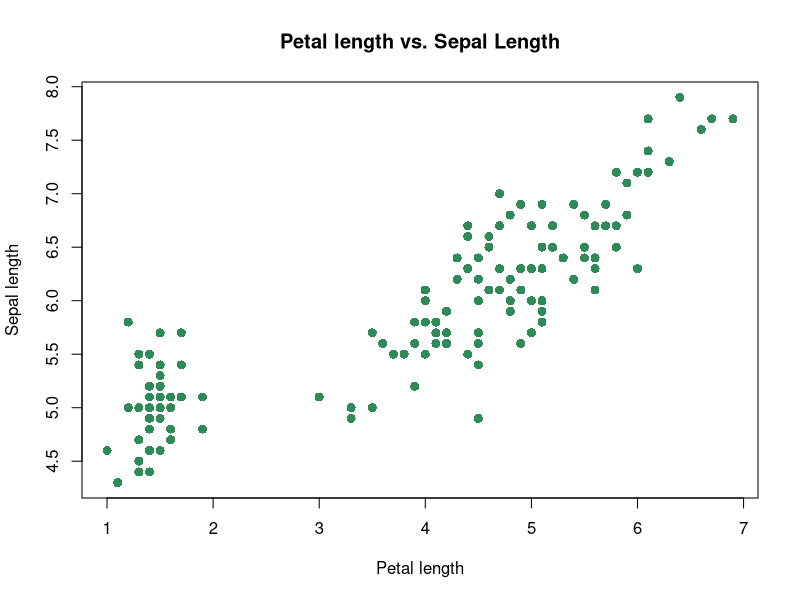

Recreate this plot in R.
## ---- chunk 1
1 +1
## ---- chunk 2
rm(list = ls())  
data(iris)
head(iris)
summary(iris)


## ---- chunk 3
plot(iris$Petal.Length, iris$Sepal.Length,
     main = "Petal length vs. Sepal Length",
     xlab = "Petal length",
     ylab = "Sepal length",
     pch = 16,
     col = "seagreen",
     cex = 1.2
)
